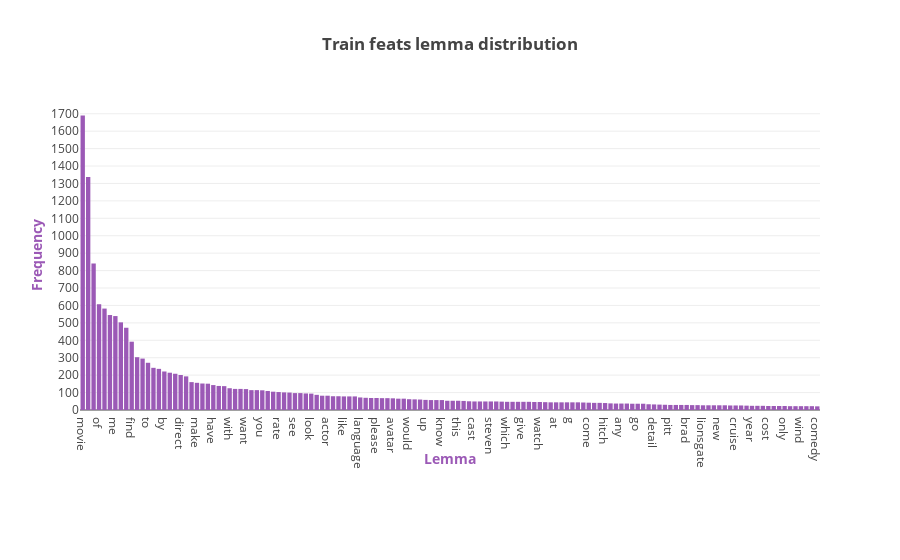

Notebook code for this chart:
### Code cell
X_axis = []
Y_axis = []
sorted_dict = sorted(lemma_count_dictionary.items(), key=itemgetter(1), reverse=True)

for lemma, lemma_count in sorted_dict:
    if lemma_count > 20:
        X_axis.append(lemma)
        Y_axis.append(lemma_count)

assert(len(X_axis) == len(Y_axis)) 

plotly.offline.iplot({
    "data": [Bar(orientation = "v",
                 x = X_axis,
                 y = Y_axis,
                 marker = dict(color = "#9b59b6"))],
    "layout": Layout(title="<b>Train feats lemma distribution</b>",
                     xaxis=dict(title='<b>Lemma</b>', dtick=3, titlefont=dict(color='#9b59b6')),
                     yaxis=dict(title='<b>Frequency</b>', dtick=100, titlefont=dict(color='#9b59b6')),
                     margin=Margin(b=150)
                    )
})

### Figure 1 — Plotly figure (JSON) as saved in the notebook; plotly's stock layout.template omitted (floating-point values rounded to 4 significant figures; data arrays with more than 128 entries replaced by an {"elided": "..."} marker saying what was removed)
{"data": [{"marker": {"color": "#9b59b6"}, "orientation": "v", "type": "bar", "x": {"elided": "136 str values"}, "y": {"elided": "136 int values"}}], "layout": {"margin": {"b": 150}, "title": "<b>Train feats lemma distribution</b>", "xaxis": {"dtick": 3, "title": "<b>Lemma</b>", "titlefont": {"color": "#9b59b6"}}, "yaxis": {"dtick": 100, "title": "<b>Frequency</b>", "titlefont": {"color": "#9b59b6"}}}}
